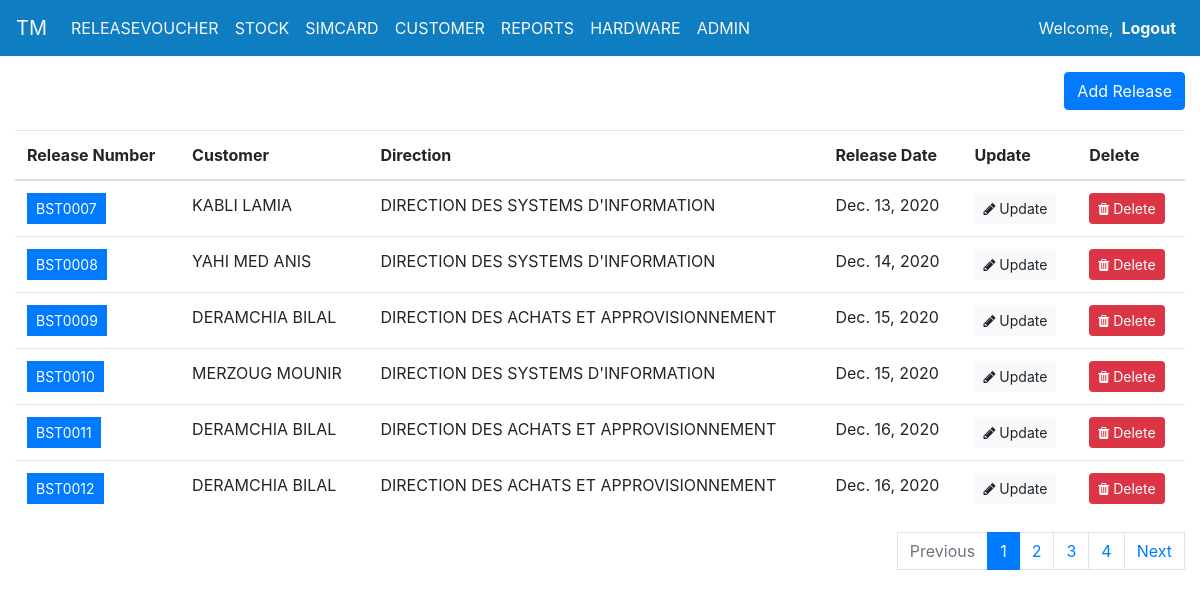
The app's page /release_voucher/ (signed in) with its own data.
### TonersManagement/models.py (models this page shows, shortened)
class ReleaseVoucher(models.Model):
    release_number = models.CharField(max_length=9,default=increment_invoice_number)
    release_date = models.DateField(auto_now_add=True)
    customer = models.ForeignKey(Customer, on_delete=models.CASCADE)
    validated = models.BooleanField(default=False)

class Customer(models.Model):
    direction = models.ForeignKey(Direction, on_delete=models.CASCADE)
    full_name = models.CharField(max_length=200,verbose_name='Full Name')
    def __str__(self):
        return self.full_name

class Direction(models.Model):
    description = models.CharField(max_length=250)
    def __str__(self):
        return self.description

### TonersManagement/Views/release_voucher_view.py (the view, shortened to what this page needs)
# urls.py: path('release_voucher/',views.ReleaseVoucherPage, name='release_voucher'),
@login_required(login_url='login')
def ReleaseVoucherPage(request):
    releases_list = ReleaseVoucher.objects.all()
    page = request.GET.get('page',1)
    paginator = Paginator(releases_list,6)
    try:
        releases = paginator.page(page)
    except PageNotAnInteger:
        releases = paginator.page(1)
    except EmptyPage :
        releases = paginator.page(paginator.num_pages)
    form = ReleaseVoucherForm()
    return render(request, 'TonersManagement/pages/releases.html',{'model':"Release",'data': releases,'form': ReleaseVoucherForm,  'headers':["Release Number","Customer","Direction","Release Date","Update","Delete"]} )

### TonersManagement/models.py (called while the page is built)
def increment_invoice_number():
    all_releases = ReleaseVoucher.objects.all().order_by('id')
    last_invoice = ReleaseVoucher.objects.all().order_by('id').last()
    if not last_invoice or (all_releases[len(all_releases)-1].release_date.year != date.today().year):
         return 'BST0001'
    invoice_no = last_invoice.release_number
    invoice_int = int(invoice_no.split('BST')[-1])
    new_invoice_int = invoice_int + 1
    new_invoice_no = 'BST' + format(new_invoice_int, '04d')
    return new_invoice_no

### TonersManagement/templates/TonersManagement/pages/releases.html (shortened to what this page needs)
{% extends 'TonersManagement/components/base.html' %}
{% block content %}
<div class="container-fluid" style="background-color: white; ">
    {% include 'TonersManagement/components/add_new_item.html' %}
    {% include 'TonersManagement/components/release_voucher_table.html' %}
</div>
{% endblock content %}

### TonersManagement/templates/TonersManagement/components/release_voucher_table.html
{% load static %}
<div class="table-responsive-sm d-none d-lg-block">
  <table class="table table-hover" >
  <thead>
  <tr>
      {% for header in headers %}
          <th>{{header}}</th>
      {% endfor %}
  </tr>
  </thead>
  {% for item in data %}
    <tr>
        <td><a href={% url 'release_voucher_details' item.id %} class="btn btn-primary btn-sm rounded-0 shadow-none" tabindex="-1" role="button" aria-disabled="true">{{ item.release_number }}</a></td>
        <td>{{ item.customer.full_name }}</td>
        <td>{{ item.customer.direction }}</td>
        <td>{{ item.release_date }}</td>
        <td><a  class="btn btn-light btn-sm shadow-none" tabindex="-1" role="button" aria-disabled="true"href={% url 'update_release_voucher' item.id %}   ><i class="fa fa-pencil" aria-hidden="true"></i> Update </a></td>
        <td><a class="btn btn-danger btn-sm shadow-none" tabindex="-1" role="button" aria-disabled="true"  href="{% url  'delete_release_voucher' item.id %}"><i class="fa fa-trash"></i> Delete</a></td>
    </tr>
  {% endfor %}
  </table>
  {% include 'TonersManagement/components/pagination.html' %}
</div>

### records on screen
ReleaseVoucher: release_number "BST0007", customer.full_name "KABLI LAMIA", customer.direction "DIRECTION DES SYSTEMS D'INFORMATION", release_date "Dec. 13, 2020"
ReleaseVoucher: release_number "BST0008", customer.full_name "YAHI MED ANIS", customer.direction "DIRECTION DES SYSTEMS D'INFORMATION", release_date "Dec. 14, 2020"
ReleaseVoucher: release_number "BST0009", customer.full_name "DERAMCHIA BILAL", customer.direction "DIRECTION DES ACHATS ET APPROVISIONNEMENT", release_date "Dec. 15, 2020"
ReleaseVoucher: release_number "BST0010", customer.full_name "MERZOUG MOUNIR", customer.direction "DIRECTION DES SYSTEMS D'INFORMATION", release_date "Dec. 15, 2020"
ReleaseVoucher: release_number "BST0011", customer.full_name "DERAMCHIA BILAL", customer.direction "DIRECTION DES ACHATS ET APPROVISIONNEMENT", release_date "Dec. 16, 2020"
ReleaseVoucher: release_number "BST0012", customer.full_name "DERAMCHIA BILAL", customer.direction "DIRECTION DES ACHATS ET APPROVISIONNEMENT", release_date "Dec. 16, 2020"

### other values on screen
{{ model }} "Release"
{{ header }} "Release Number" "Customer" "Direction" "Release Date" "Update" "Delete"
{{ i }} "1"
{{ i }} "2" "3" "4"
